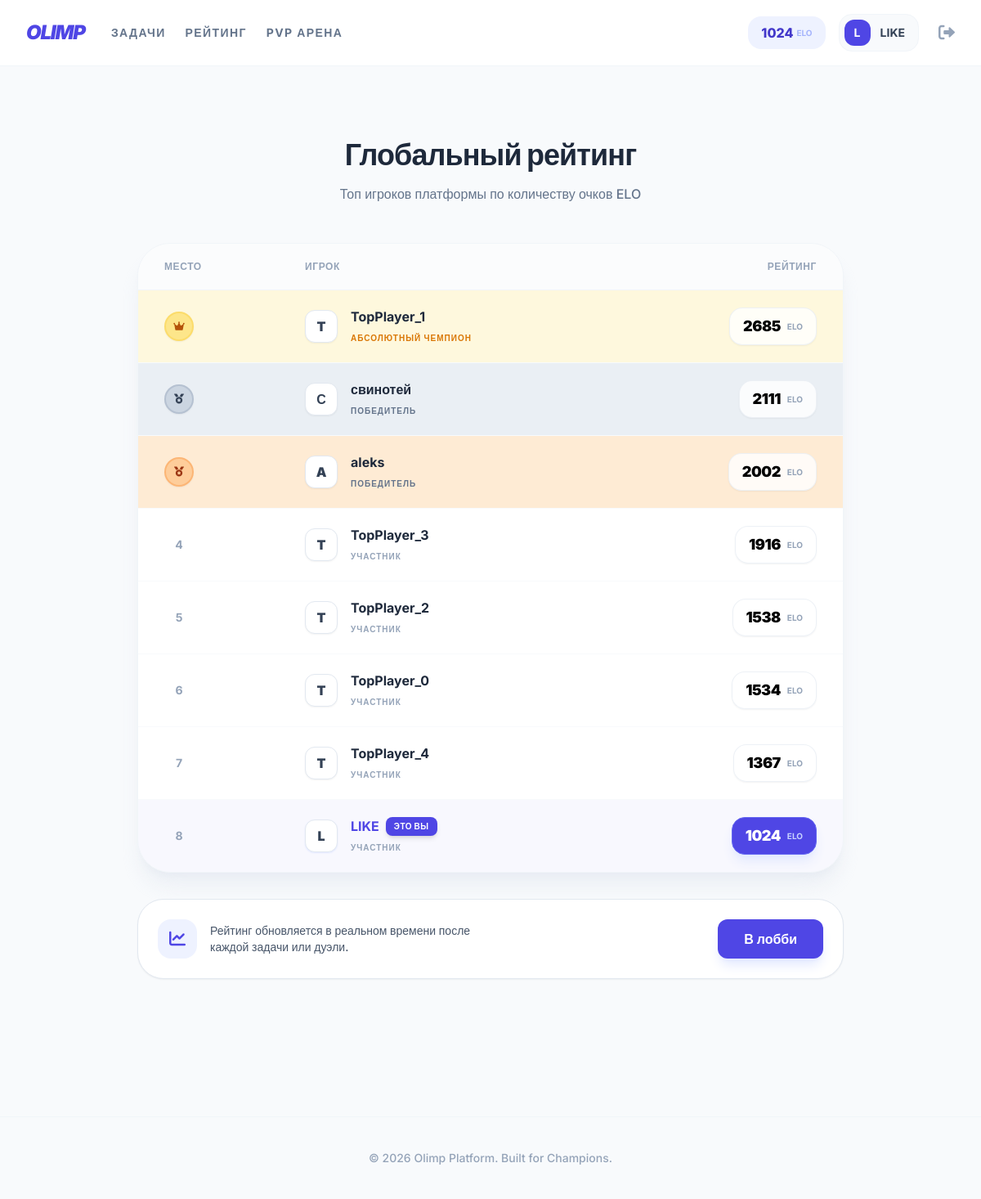
Page /leaderboard/ (signed in) on the committed database.
### core/models.py (models this page shows, shortened)
class Profile(models.Model):
    user = models.OneToOneField(User, on_delete=models.CASCADE, related_name='profile')
    rating = models.IntegerField(default=1000, verbose_name="Рейтинг")
    preferred_time = models.IntegerField(default=600, verbose_name="Время по умолчанию (сек)")
    total_solved_time = models.IntegerField(default=0, verbose_name="Всего секунд затрачено")
    tasks_attempted = models.IntegerField(default=0, verbose_name="Всего попыток")
    tasks_solved = models.IntegerField(default=0, verbose_name="Уникальных задач решено")

### core/views.py (the view)
# urls.py: path('leaderboard/', views.leaderboard, name='leaderboard'),
@login_required
def leaderboard(request):
    profiles = Profile.objects.order_by('-rating')[:10]
    return render(request, 'core/leaderboard.html', {'profiles': profiles})

### core/templates/core/leaderboard.html
{% extends 'core/base.html' %}
{% block content %}
<div class="max-w-4xl mx-auto py-12 px-4">
    <div class="text-center mb-12">
        <h1 class="text-4xl font-black text-slate-800 mb-4 tracking-tight">Глобальный рейтинг</h1>
        <p class="text-slate-500 font-medium">Топ игроков платформы по количеству очков ELO</p>
    </div>
    <div class="bg-white rounded-[2.5rem] shadow-xl shadow-slate-200/60 border border-slate-100 overflow-hidden">
        <table class="w-full border-collapse text-left">
            <thead>
                <tr class="bg-slate-50/50 border-b border-slate-100">
                    <th class="px-8 py-5 text-xs font-bold uppercase tracking-wider text-slate-400">Место</th>
                    <th class="px-8 py-5 text-xs font-bold uppercase tracking-wider text-slate-400">Игрок</th>
                    <th class="px-8 py-5 text-xs font-bold uppercase tracking-wider text-slate-400 text-right">Рейтинг</th>
                </tr>
            </thead>
            <tbody class="divide-y divide-slate-50">
                {% for profile in profiles %}
                <tr class="transition-all duration-300
                    {% if profile.user == user %}
                        bg-indigo-600/[0.04]
                    {% elif forloop.counter == 1 %} bg-amber-100/60
                    {% elif forloop.counter == 2 %} bg-slate-200/70
                    {% elif forloop.counter == 3 %} bg-orange-200/50
                    {% else %} hover:bg-slate-50/80 {% endif %}">
                    <td class="px-8 py-5">
                        <div class="flex items-center">
                            {% if forloop.counter == 1 %}
                                <span class="w-9 h-9 rounded-full bg-amber-200 text-amber-700 flex items-center justify-center shadow-sm border-2 border-amber-300/50">
                                    <i class="fas fa-crown text-xs"></i>
                                </span>
                            {% elif forloop.counter == 2 %}
                                <span class="w-9 h-9 rounded-full bg-slate-300 text-slate-700 flex items-center justify-center shadow-sm border-2 border-slate-400/40">
                                    <i class="fas fa-medal text-xs"></i>
                                </span>
                            {% elif forloop.counter == 3 %}
                                <span class="w-9 h-9 rounded-full bg-orange-300/60 text-orange-800 flex items-center justify-center shadow-sm border-2 border-orange-400/40">
                                    <i class="fas fa-medal text-xs"></i>
                                </span>
                            {% else %}
                                <span class="w-9 h-9 flex items-center justify-center text-slate-400 font-bold text-sm">
                                    {{ forloop.counter }}
                                </span>
                            {% endif %}
                        </div>
                    </td>
                    <td class="px-8 py-5">
                        <div class="flex items-center gap-4">
                            <div class="w-10 h-10 rounded-xl bg-white border border-slate-200 flex items-center justify-center text-slate-700 font-black shadow-sm {% if profile.user == user %} border-indigo-300 text-indigo-600 shadow-indigo-100 {% endif %}">
                                {{ profile.user.username|first|upper }}
                            </div>
                            <div>
                                <div class="flex items-center gap-2">
                                    <span class="font-bold {% if profile.user == user %} text-indigo-600 {% else %} text-slate-800 {% endif %} block">
                                        {{ profile.user.username }}
                                    </span>
                                    {% if profile.user == user %}
                                        <span class="bg-indigo-600 text-white text-[10px] font-black px-2.5 py-1 rounded-lg uppercase tracking-wider shadow-md">
                                            Это вы
                                        </span>
                                    {% endif %}
                                </div>
                                <span class="text-[10px] font-bold uppercase tracking-widest">
                                    {% if forloop.counter == 1 %}
                                        <span class="text-amber-600">Абсолютный чемпион</span>
                                    {% elif forloop.counter <= 3 %}
                                        <span class="text-slate-500">Победитель</span>
                                    {% else %}
                                        <span class="text-slate-400">Участник</span>
                                    {% endif %}
                                </span>
                            </div>
                        </div>
                    </td>
                    <td class="px-8 py-5 text-right">
                        <div class="inline-flex items-center gap-2 px-4 py-2 rounded-2xl border transition-all
                            {% if profile.user == user %}
                                bg-indigo-600 text-white border-indigo-500 shadow-lg shadow-indigo-100
                            {% else %}
                                bg-white/80 border-slate-200/60 shadow-sm
                            {% endif %}">
                            <span class="text-lg font-black tracking-tight">{{ profile.rating }}</span>
                            <span class="text-[10px] font-bold uppercase {% if profile.user == user %} text-indigo-200 {% else %} text-slate-400 {% endif %}">Elo</span>
                        </div>
                    </td>
                </tr>
                {% empty %}
                <tr>
                    <td colspan="3" class="px-8 py-10 text-center text-slate-400 font-medium italic">Рейтинг пока пуст. Будьте первым!</td>
                </tr>
                {% endfor %}
            </tbody>
        </table>
    </div>
    <div class="mt-8 bg-white border border-slate-200 rounded-[2rem] p-6 flex items-center justify-between shadow-sm">
        <div class="flex items-center gap-4">
            <div class="w-12 h-12 bg-indigo-50 rounded-2xl flex items-center justify-center text-indigo-600">
                <i class="fas fa-chart-line text-xl"></i>
            </div>
            <p class="text-slate-600 font-medium text-sm max-w-xs">Рейтинг обновляется в реальном времени после каждой задачи или дуэли.</p>
        </div>
        <a href="{% url 'pvp_lobby' %}" class="bg-indigo-600 text-white px-8 py-3 rounded-xl font-bold hover:bg-indigo-700 transition shadow-lg shadow-indigo-100">
            В лобби
        </a>
    </div>
</div>
{% endblock %}

### core/templates/core/base.html (shortened to what this page needs)
<!DOCTYPE html>
<html lang="ru">
<head>
    <script src="https://cdn.tailwindcss.com"></script>
    <link rel="stylesheet" href="https://cdnjs.cloudflare.com/ajax/libs/font-awesome/6.0.0/css/all.min.css">
</head>
<body class="bg-slate-50 min-h-screen">
    <nav class="bg-white border-b border-slate-100 sticky top-0 z-50">
        <div class="max-w-7xl mx-auto px-4 sm:px-6 lg:px-8">
            <div class="flex justify-between h-20 items-center">
                <div class="flex items-center gap-8">
                    <a href="{% url 'index' %}" class="text-2xl font-black text-indigo-600 tracking-tighter uppercase italic">
                        OLIMP
                    </a>
                    <div class="hidden md:flex items-center gap-6 text-sm font-bold text-slate-500 uppercase tracking-widest">
                        <a href="{% url 'task_list' %}" class="hover:text-indigo-600 transition">Задачи</a>
                        <a href="{% url 'leaderboard' %}" class="hover:text-indigo-600 transition">Рейтинг</a>
                        <a href="{% url 'pvp_lobby' %}" class="hover:text-indigo-600 transition">PVP Арена</a>
                    </div>
                </div>
                <div class="flex items-center gap-4">
                    {% if user.is_authenticated %}
                        <div class="bg-indigo-50 px-4 py-2 rounded-2xl flex items-center gap-1">
                            <span id="elo-display" class="text-indigo-700 font-extrabold">
                                {{ user.profile.rating }}
                            </span>
                            <span class="text-indigo-300 text-[10px] font-bold uppercase">Elo</span>
                        </div>
                        <a href="{% url 'profile' %}" class="flex items-center gap-3 bg-slate-50 p-1.5 pr-4 rounded-2xl border border-slate-100 hover:bg-slate-100 transition">
                            <div class="w-8 h-8 bg-indigo-600 rounded-xl flex items-center justify-center text-white font-bold text-sm">
                                {{ user.username|first|upper }}
                            </div>
                            <span class="text-sm font-bold text-slate-700">{{ user.username }}</span>
                        </a>
                        <form action="{% url 'logout' %}" method="post" class="inline m-0">
                            <button type="submit" class="text-slate-400 hover:text-red-500 transition ml-2 cursor-pointer">
                                <i class="fas fa-sign-out-alt text-xl"></i>
                            </button>
                        </form>
                    {% else %}
                        <a href="{% url 'login' %}" class="text-indigo-600 font-bold hover:underline">Войти</a>
                    {% endif %}
                </div>
            </div>
        </div>
    </nav>
    <main class="max-w-7xl mx-auto px-4 sm:px-6 lg:px-8 py-10">
        {% block content %}
        {% endblock %}
    </main>
    <footer class="mt-20 py-10 border-t border-slate-100 text-center text-slate-400 text-sm font-medium">
        &copy; 2026 Olimp Platform. Built for Champions.
    </footer>
</body>
</html>

### core/templates/core/base.html (style rules this page uses)
body { font-family: 'Inter', sans-serif; }

### rows in the picture
Profile: user.username|first "T", user.username "TopPlayer_1", shows "АБСОЛЮТНЫЙ ЧЕМПИОН", rating "2685"
Profile: user.username|first "С", user.username "свинотей", shows "ПОБЕДИТЕЛЬ", rating "2111"
Profile: user.username|first "A", user.username "aleks", shows "ПОБЕДИТЕЛЬ", rating "2002"
Profile: user.username|first "T", user.username "TopPlayer_3", shows "УЧАСТНИК", rating "1916"
Profile: user.username|first "T", user.username "TopPlayer_2", shows "УЧАСТНИК", rating "1538"
Profile: user.username|first "T", user.username "TopPlayer_0", shows "УЧАСТНИК", rating "1534"
Profile: user.username|first "T", user.username "TopPlayer_4", shows "УЧАСТНИК", rating "1367"
Profile: user.username|first "L", user.username "LIKE", shows "ЭТО ВЫ", shows "УЧАСТНИК", rating "1024"

### other values in the picture
{{ user.profile.rating }} "1024"
{{ user.username|first|upper }} "L"
{{ user.username }} "LIKE"
